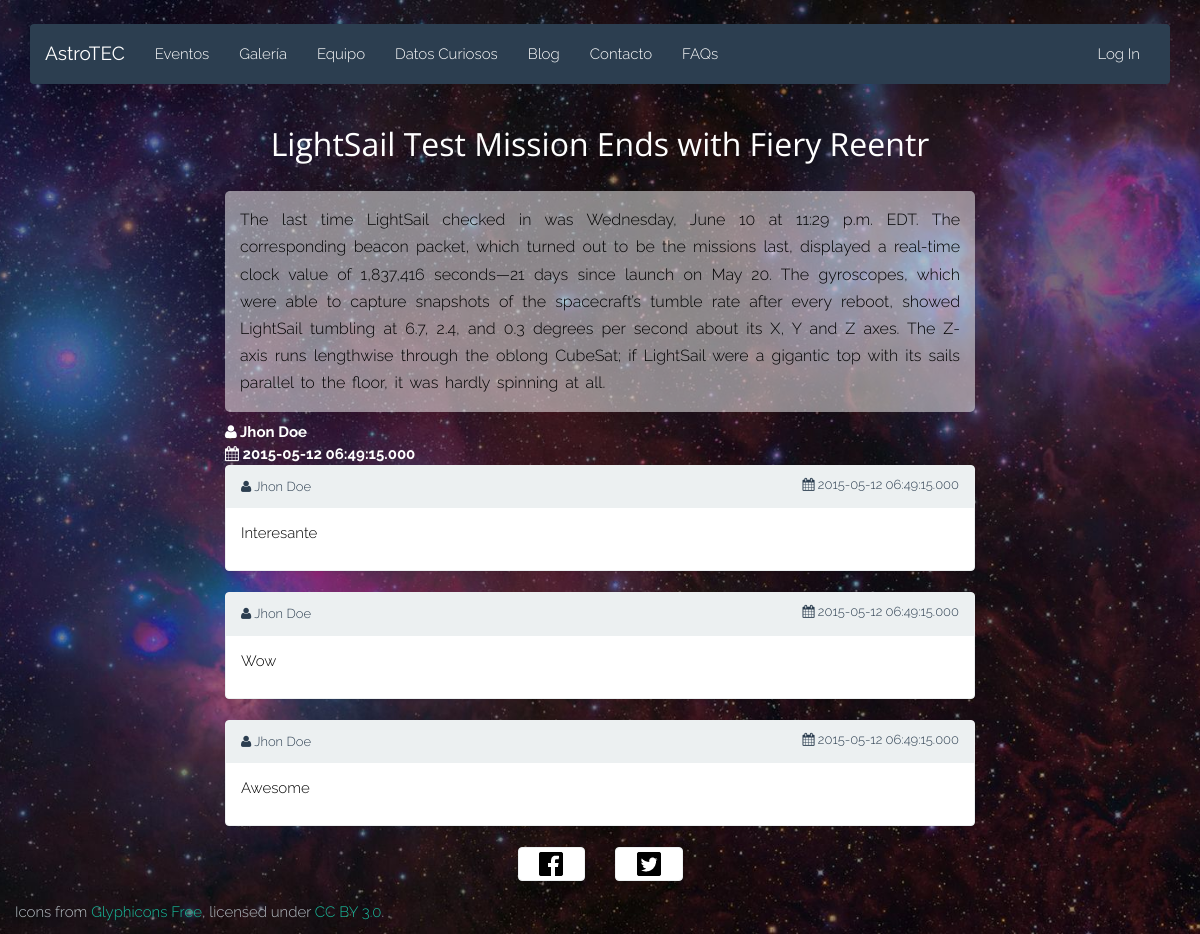
/post.php?id=1, run on an earlier commit of the app's database.
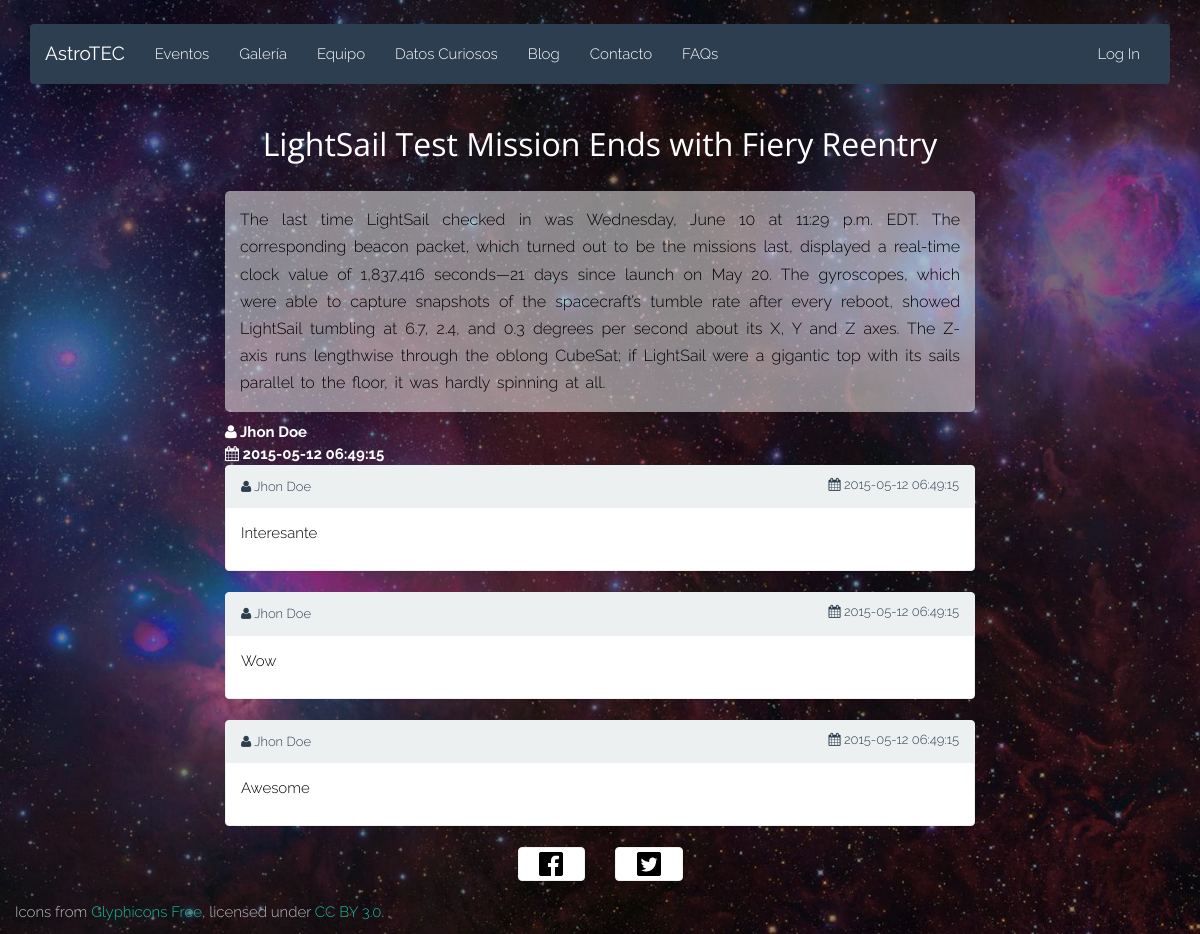
And on a later commit of the database.
### tables this page shows
CREATE TABLE IF NOT EXISTS `Publicaciones` (
  `idPublicacion` INT NOT NULL AUTO_INCREMENT,
  `titulo` VARCHAR(300) NOT NULL,
  `contenido` LONGTEXT NOT NULL,
  `fecha` DATETIME NOT NULL,
  `fk_idCreador` INT NOT NULL,
  PRIMARY KEY (`idPublicacion`),
  INDEX `fk_idCreador_idx` (`fk_idCreador` ASC),
  CONSTRAINT `fk_idCreador1`
    FOREIGN KEY (`fk_idCreador`)
    REFERENCES `Usuarios` (`idUsuario`)
    ON DELETE NO ACTION
    ON UPDATE NO ACTION);

CREATE TABLE IF NOT EXISTS `Comentarios` (
  `idComentario` INT NOT NULL AUTO_INCREMENT,
  `contenido` MEDIUMTEXT NOT NULL,
  `fecha` DATETIME NOT NULL,
  `fk_idEstado` INT NOT NULL,
  `fk_idUsuario` INT NOT NULL,
  PRIMARY KEY (`idComentario`),
  INDEX `fk_Comentarios_EstadoComentario_idx` (`fk_idEstado` ASC),
  INDEX `fk_Comentarios_Usuarios1_idx` (`fk_idUsuario` ASC),
  CONSTRAINT `fk_Comentarios_EstadoComentario`
    FOREIGN KEY (`fk_idEstado`)
    REFERENCES `EstadoComentario` (`idEstado`)
    ON DELETE NO ACTION
    ON UPDATE NO ACTION,
  CONSTRAINT `fk_Comentarios_Usuarios1`
    FOREIGN KEY (`fk_idUsuario`)
    REFERENCES `Usuarios` (`idUsuario`)
    ON DELETE NO ACTION
    ON UPDATE NO ACTION);

### html/post.php (the view, shortened to what this page needs)
<?php
	require("php/db.php");
	$id = $_GET["id"];
	if ($id) {
		$sql = "SELECT P.idPublicacion AS id, P.titulo, P.contenido,
						P.fecha, CONCAT(U.nombre, ' ', U.apellido1) AS autor
						FROM Publicaciones AS P
						INNER JOIN Usuarios AS U ON U.idUsuario = P.fk_idCreador
						WHERE P.idPublicacion = $id";
		$result = $conn->query($sql);
		if ($result->num_rows > 0) {
			$post = $result->fetch_assoc();
		}
		else
		{
			header("location: blog.php");
		}
		$sql = "SELECT C.contenido, C.fecha, CONCAT(U.nombre, ' ', IFNULL(U.apellido1, '')) AS autor
						FROM Comentarios AS C
						INNER JOIN Usuarios AS U ON U.idUsuario = C.fk_idUsuario
						INNER JOIN ComentariosXPublicacion AS CP ON C.idComentario = CP.fk_idComentario
						WHERE CP.fk_idPublicacion = $id
						ORDER BY C.fecha ASC";
		$result = $conn->query($sql);
		$comments = array();
		if ($result->num_rows > 0) {
			while ($row = $result->fetch_assoc()) {
				array_push($comments, $row);
			}
		}
	}
?>
<!DOCTYPE html>
<html class="no-js" lang="">
<head>
	<?php require('./php/head.php'); ?>
	<link rel="stylesheet" type="text/css" href="css/post.css">
</head>
<body>
	<div class="container">
		<?php require('./php/navbar.php'); ?>
		<div class="row">
			<div class="col-md-8 col-md-offset-2 post">
				<h2><?php echo $post["titulo"] ?></h2>
				<p><?php echo $post["contenido"] ?></p>
				<span><i class='fa fa-user'></i> <?php echo $post["autor"]; ?></span>
				<br>
				<span><i class='fa fa-calendar'></i> <?php echo $post["fecha"]; ?></span>
			</div>
		</div>
		<div id="comment-list">
			<?php
				foreach ($comments as $comment) {
					echo "<div class='row'>";
					echo "	<div class='col-md-8 col-md-offset-2 comment'>";
					echo "		<div class='panel panel-default'>";
					echo "			<div class='panel-heading'>";
					echo "				<span class='panel-title'><i class='fa fa-user'></i> $comment[autor]</span>";
					echo "				<span class='panel-title pull-right'><i class='fa fa-calendar'></i> $comment[fecha]</span>";
					echo "			</div>";
					echo "			<div class='panel-body'>";
					echo "				<p>$comment[contenido]</p>";
					echo "			</div>";
					echo "		</div>";
					echo "	</div>";
					echo "</div>";
				}
			?>
		</div>
	</div>
	<?php include("./php/footer.php"); ?>
</body>
</html>

What changed in the data, as far as the page shows it:
changed publicaciones: titulo "LightSail Test Mission Ends with Fiery Reentr" → "LightSail Test Mission Ends with Fiery Reentry"; fecha "2015-05-12 06:49:15.000" → "2015-05-12 06:49:15"
changed comentarios "Interesante": fecha "2015-05-12 06:49:15.000" → "2015-05-12 06:49:15"
changed comentarios "Wow": fecha "2015-05-12 06:49:15.000" → "2015-05-12 06:49:15"
changed comentarios "Awesome": fecha "2015-05-12 06:49:15.000" → "2015-05-12 06:49:15"
